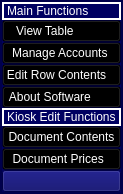
           <widget class="QFrame" name="sidebar">
            <property name="minimumSize">
             <size>
              <width>0</width>
              <height>0</height>
             </size>
            </property>
            <property name="maximumSize">
             <size>
              <width>0</width>
              <height>16777215</height>
             </size>
            </property>
            <property name="styleSheet">
             <string notr="true">background-color:rgb(0, 0, 97)</string>
            </property>
            <property name="frameShape">
             <enum>QFrame::StyledPanel</enum>
            </property>
            <property name="frameShadow">
             <enum>QFrame::Raised</enum>
            </property>
            <layout class="QVBoxLayout" name="verticalLayout_5">
             <property name="spacing">
              <number>0</number>
             </property>
             <property name="leftMargin">
              <number>0</number>
             </property>
             <property name="topMargin">
              <number>0</number>
             </property>
             <property name="rightMargin">
              <number>0</number>
             </property>
             <property name="bottomMargin">
              <number>0</number>
             </property>
             <item>
              <widget class="QFrame" name="frame_4">
               <property name="minimumSize">
                <size>
                 <width>0</width>
                 <height>0</height>
                </size>
               </property>
               <property name="toolTipDuration">
                <number>0</number>
               </property>
               <property name="frameShape">
                <enum>QFrame::StyledPanel</enum>
               </property>
               <property name="frameShadow">
                <enum>QFrame::Raised</enum>
               </property>
               <layout class="QVBoxLayout" name="verticalLayout_6">
                <property name="spacing">
                 <number>0</number>
                </property>
                <property name="leftMargin">
                 <number>0</number>
                </property>
                <property name="topMargin">
                 <number>0</number>
                </property>
                <property name="rightMargin">
                 <number>0</number>
                </property>
                <property name="bottomMargin">
                 <number>0</number>
                </property>
                <item>
                 <widget class="QLabel" name="label_3">
                  <property name="sizePolicy">
                   <sizepolicy hsizetype="Expanding" vsizetype="Expanding">
                    <horstretch>0</horstretch>
                    <verstretch>0</verstretch>
                   </sizepolicy>
                  </property>
                  <property name="accessibleDescription">
                   <string notr="true"/>
                  </property>
                  <property name="styleSheet">
                   <string notr="true">background-color: transparent;
color: rgb(255, 255, 255);
font: 57 18pt &quot;Roboto Medium&quot;;
border: 2px solid white;</string>
                  </property>
                  <property name="text">
                   <string>Main Functions</string>
                  </property>
                 </widget>
                </item>
                <item>
                 <widget class="QPushButton" name="btn_view">
                  <property name="sizePolicy">
                   <sizepolicy hsizetype="Expanding" vsizetype="Expanding">
                    <horstretch>0</horstretch>
                    <verstretch>0</verstretch>
                   </sizepolicy>
                  </property>
                  <property name="styleSheet">
                   <string notr="true">QPushButton{
background-color: transparent;
color: rgb(255, 255, 255);
font: 57 18pt &quot;Roboto Medium&quot;;}
QPushButton:hover{
background-color: rgb(0, 0, 64);
}
QPushButton:pressed{
background-color: rgb(128, 183, 255);
}</string>
                  </property>
                  <property name="text">
                   <string>View Table          </string>
                  </property>
                  <property name="icon">
                   <iconset>
                    <normaloff>../doc_processing_panel/icons/document_icon.png</normaloff>../doc_processing_panel/icons/document_icon.png</iconset>
                  </property>
                  <property name="iconSize">
                   <size>
                    <width>50</width>
                    <height>50</height>
                   </size>
                  </property>
                 </widget>
                </item>
                <item>
                 <widget class="QPushButton" name="btn_accounts">
                  <property name="sizePolicy">
                   <sizepolicy hsizetype="Expanding" vsizetype="Expanding">
                    <horstretch>0</horstretch>
                    <verstretch>0</verstretch>
                   </sizepolicy>
                  </property>
                  <property name="styleSheet">
                   <string notr="true">QPushButton{
background-color: transparent;
color: rgb(255, 255, 255);
font: 57 16pt &quot;Roboto Medium&quot;;}
QPushButton:hover{
background-color: rgb(0, 0, 64);
}
QPushButton:pressed{
background-color: rgb(128, 183, 255);
}</string>
                  </property>
                  <property name="text">
                   <string>Manage Accounts </string>
                  </property>
                  <property name="icon">
                   <iconset>
                    <normaloff>../doc_processing_panel/icons/account_logo.png</normaloff>../doc_processing_panel/icons/account_logo.png</iconset>
                  </property>
                  <property name="iconSize">
                   <size>
                    <width>50</width>
                    <height>50</height>
                   </size>
                  </property>
                 </widget>
                </item>
                <item>
                 <widget class="QPushButton" name="btn_tbledit">
                  <property name="sizePolicy">
                   <sizepolicy hsizetype="Expanding" vsizetype="Expanding">
                    <horstretch>0</horstretch>
                    <verstretch>0</verstretch>
                   </sizepolicy>
                  </property>
                  <property name="styleSheet">
                   <string notr="true">QPushButton{
background-color: transparent;
color: rgb(255, 255, 255);
font: 57 15pt &quot;Roboto Medium&quot;;}
QPushButton:hover{
background-color: rgb(0, 0, 64);
}
QPushButton:pressed{
background-color: rgb(128, 183, 255);
}</string>
                  </property>
                  <property name="text">
                   <string>Edit Row Contents   </string>
                  </property>
                  <property name="icon">
                   <iconset>
                    <normaloff>../doc_processing_panel/icons/row_icon.png</normaloff>../doc_processing_panel/icons/row_icon.png</iconset>
                  </property>
                  <property name="iconSize">
                   <size>
                    <width>50</width>
                    <height>50</height>
                   </size>
                  </property>
                 </widget>
                </item>
                <item>
                 <widget class="QPushButton" name="btn_guide">
                  <property name="sizePolicy">
                   <sizepolicy hsizetype="Expanding" vsizetype="Expanding">
                    <horstretch>0</horstretch>
                    <verstretch>0</verstretch>
                   </sizepolicy>
                  </property>
                  <property name="styleSheet">
                   <string notr="true">QPushButton{
background-color: transparent;
color: rgb(255, 255, 255);
font: 57 15pt &quot;Roboto Medium&quot;;}
QPushButton:hover{
background-color: rgb(0, 0, 64);
}
QPushButton:pressed{
background-color: rgb(128, 183, 255);
}</string>
                  </property>
                  <property name="text">
                   <string>About Software       </string>
                  </property>
                  <property name="icon">
                   <iconset>
                    <normaloff>../doc_processing_panel/icons/about_logo.png</normaloff>../doc_processing_panel/icons/about_logo.png</iconset>
                  </property>
                  <property name="iconSize">
                   <size>
                    <width>50</width>
                    <height>50</height>
                   </size>
                  </property>
                 </widget>
                </item>
                <item>
                 <widget class="QLabel" name="label_2">
                  <property name="sizePolicy">
                   <sizepolicy hsizetype="Expanding" vsizetype="Expanding">
                    <horstretch>0</horstretch>
                    <verstretch>0</verstretch>
                   </sizepolicy>
                  </property>
                  <property name="styleSheet">
                   <string notr="true">border: 2px solid white;
background-color: transparent;
color: rgb(255, 255, 255);
font: 57 18pt &quot;Roboto Medium&quot;;</string>
                  </property>
                  <property name="text">
                   <string>Kiosk Edit Functions</string>
                  </property>
                 </widget>
                </item>
                <item>
                 <widget class="QPushButton" name="btn_doccontents">
                  <property name="sizePolicy">
                   <sizepolicy hsizetype="Minimum" vsizetype="Expanding">
                    <horstretch>0</horstretch>
                    <verstretch>0</verstretch>
                   </sizepolicy>
                  </property>
                  <property name="styleSheet">
                   <string notr="true">QPushButton{
background-color: transparent;
color: rgb(255, 255, 255);
font: 57 14pt &quot;Roboto Medium&quot;;}
QPushButton:hover{
background-color: rgb(0, 0, 64);
}
QPushButton:pressed{
background-color: rgb(128, 183, 255);
}</string>
                  </property>
                  <property name="text">
                   <string>Document Contents</string>
                  </property>
                  <property name="icon">
                   <iconset>
                    <normaloff>../doc_processing_panel/icons/edit_icon.png</normaloff>../doc_processing_panel/icons/edit_icon.png</iconset>
                  </property>
                  <property name="iconSize">
                   <size>
                    <width>50</width>
                    <height>50</height>
                   </size>
                  </property>
                 </widget>
                </item>
                <item>
                 <widget class="QPushButton" name="btn_prices">
                  <property name="sizePolicy">
                   <sizepolicy hsizetype="Minimum" vsizetype="Expanding">
                    <horstretch>0</horstretch>
                    <verstretch>0</verstretch>
                   </sizepolicy>
                  </property>
                  <property name="styleSheet">
                   <string notr="true">QPushButton{
background-color: transparent;
color: rgb(255, 255, 255);
font: 57 16pt &quot;Roboto Medium&quot;;}
QPushButton:hover{
background-color: rgb(0, 0, 64);
}
QPushButton:pressed{
background-color: rgb(128, 183, 255);
}</string>
                  </property>
                  <property name="text">
                   <string>Document Prices  </string>
                  </property>
                  <property name="icon">
                   <iconset>
                    <normaloff>../doc_processing_panel/icons/price_icon.png</normaloff>../doc_processing_panel/icons/price_icon.png</iconset>
                  </property>
                  <property name="iconSize">
                   <size>
                    <width>50</width>
                    <height>50</height>
                   </size>
                  </property>
                 </widget>
                </item>
                <item>
                 <widget class="QPushButton" name="none">
                  <property name="sizePolicy">
                   <sizepolicy hsizetype="Expanding" vsizetype="Expanding">
                    <horstretch>0</horstretch>
                    <verstretch>0</verstretch>
                   </sizepolicy>
                  </property>
                  <property name="styleSheet">
                   <string notr="true"/>
                  </property>
                  <property name="text">
                   <string/>
                  </property>
                  <property name="iconSize">
                   <size>
                    <width>50</width>
                    <height>50</height>
                   </size>
                  </property>
                 </widget>
                </item>
               </layout>
              </widget>
             </item>
            </layout>
           </widget>
